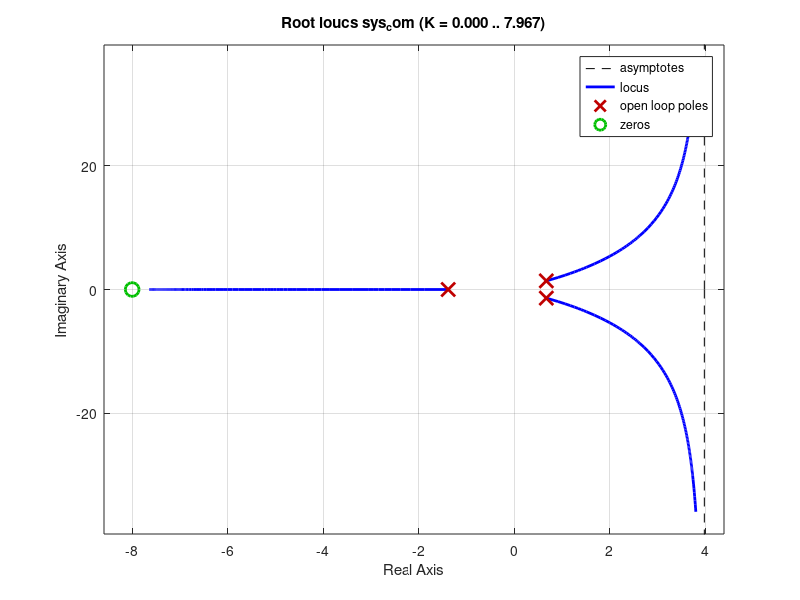

Here is the MATLAB script that generated this plot:
clear, clc;
Kp = 1;
num = [Kp*325];
den = [1 20 325]; 
sys = tf(num,den);

% Gráficando el LGR de la planta
rlocus(sys);
grid on;
title('Lugar Geométrico S. Subamortiguado');
Kc = 0.4822;
num_com = [Kc*325 Kc*2600]
den_com = [1 0.0302 0.5286 3.3085]
sys_com = tf(num_com, den_com);

rlocus(sys_com);
grid on;

% LGR de la planta con el compensador
